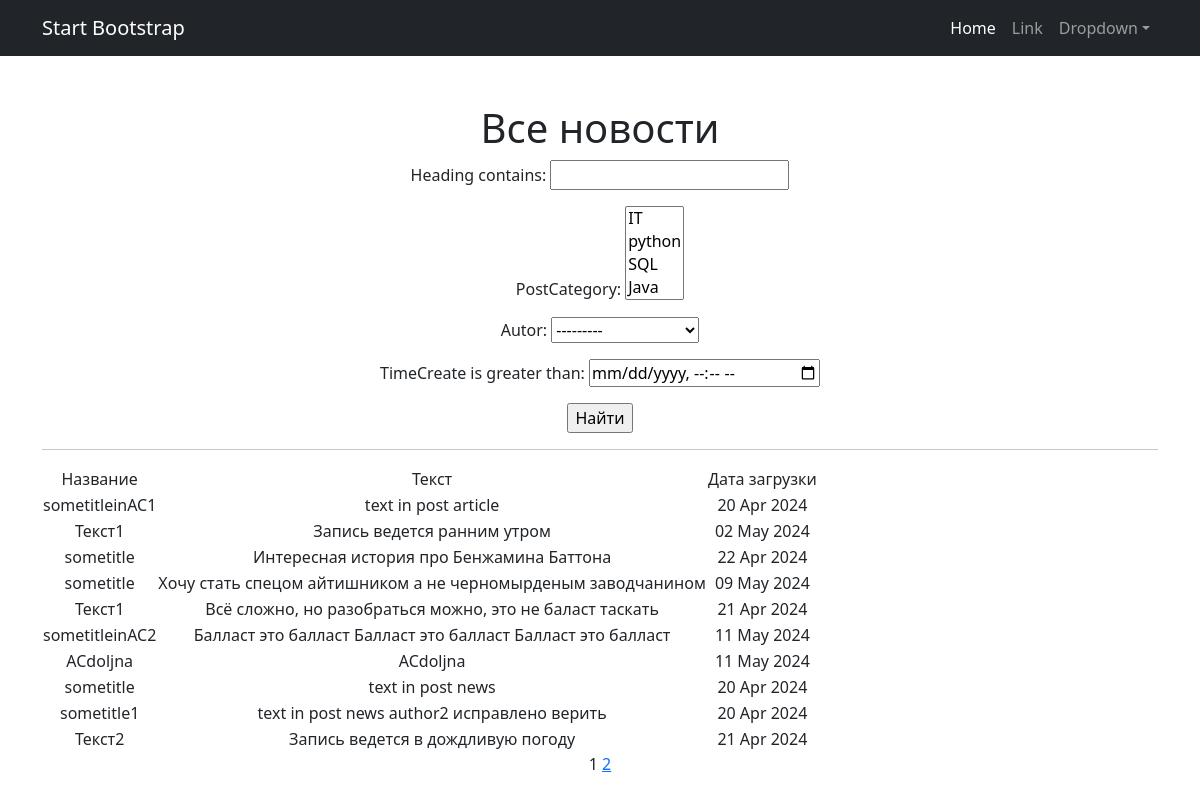
Page /news/search/ on the earlier database version.
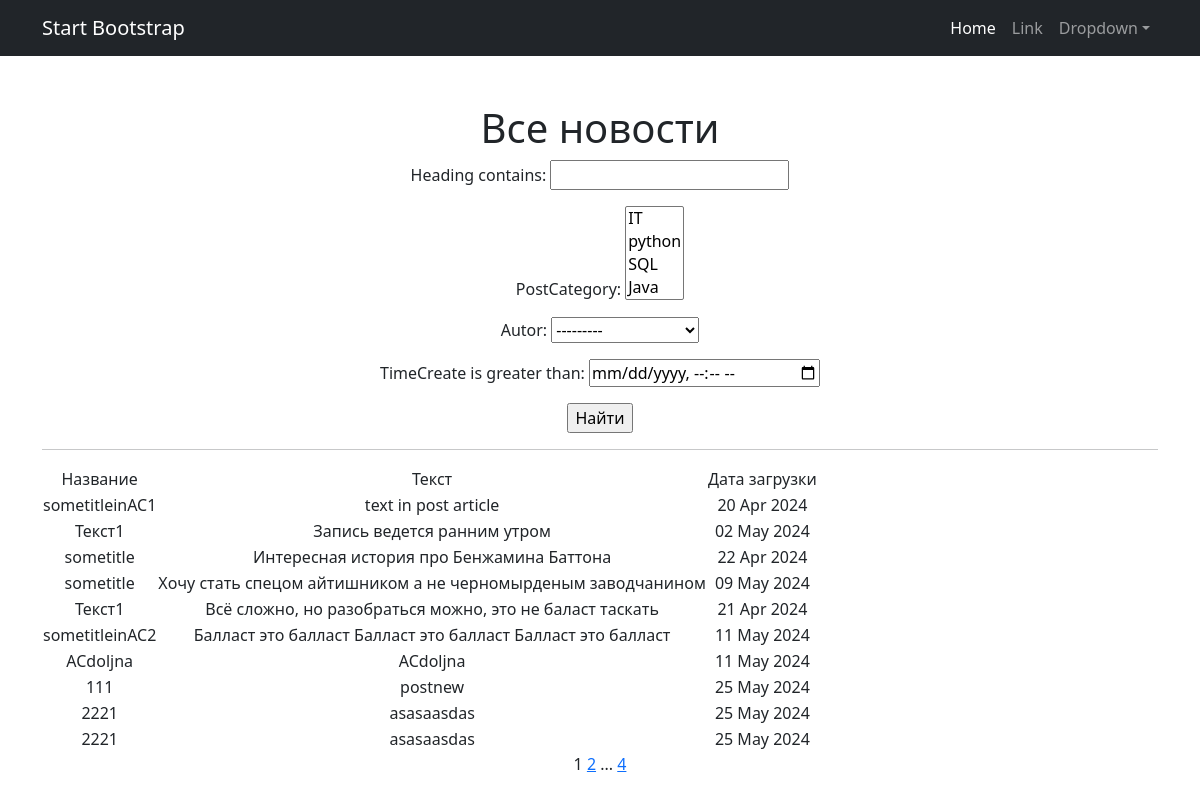
Same page on the later database version.
### news/models.py (models this page shows, shortened)
class Post(models.Model):
    autor = models.ForeignKey(Author, on_delete=models.CASCADE)
    news = 'NW'
    article = "AC"
    NamePost = [
        (news, 'новость'),
        (article, 'статья')
    ]
    namePost = models.CharField(max_length=2, choices=NamePost, default='NW')
    timeCreate = models.DateTimeField(auto_now_add=True)
    postCategory = models.ManyToManyField(Category, through="PostCategory")
    heading = models.CharField(max_length=128)
    textPost = models.TextField()
    rating = models.IntegerField(default=0)

### news/views.py (the view)
# urls.py: path('search/',PostSearch.as_view(), name='search'),
class PostSearch(ListView):
    model = Post
    ordering = 'namePost'
    template_name = 'search.html'
    context_object_name = 'Posts'
    paginate_by = 10
    def get_queryset(self):
        queryset=super().get_queryset()
        self.filterset = PostFilter(self.request.GET, queryset)
        return self.filterset.qs
    def get_context_data(self, **kwargs):
        context = super().get_context_data(**kwargs)
        context['filterset'] = self.filterset
        return context

### news/models.py (called while the page is built)
    def __str__(self):
        return self.category

### templates/search.html (shortened to what this page needs)
{% extends 'flatpages/default.html' %}
{% load custom_tags %}
{% block content %}
   <h1>Все новости</h1>
   <form action="" method="get">
       {{ filterset.form.as_p }}
       <input type="submit" value="Найти" />
   </form>
   <hr>
   {% if Posts %}
       <table>
           <tr>
               <td>Название</td>
               <td>Текст</td>
               <td>Дата загрузки</td>
           </tr>
           {% for Post in Posts %}
           <tr>
               <td>{{ Post.heading}}</td>
               <td>{{ Post.textPost}}</td>
               <td>{{ Post.timeCreate|date:'d M Y' }}</td>
           </tr>
           {% endfor %}
       </table>
   {% else %}
       <h2>Новостей нет!</h2>!
   {% endif %}
    {{page_obj.number}}
   {% if page_obj.has_next %}
       <a href="?page={{ page_obj.next_page_number }}">{{ page_obj.next_page_number }}</a>
       {% if paginator.num_pages != page_obj.next_page_number %}
           ...
           <a href="?page={{ page_obj.paginator.num_pages }}">{{ page_obj.paginator.num_pages }}</a>
       {% endif %}
   {% endif %}
{% endblock content %}

Differences in the rows shown:
no longer on this page (row unchanged): Post: heading "sometitle", textPost "text in post news", timeCreate "20 Apr 2024"
no longer on this page (row unchanged): Post: heading "sometitle1", textPost "text in post news author2 исправлено верить", timeCreate "20 Apr 2024"
no longer on this page (row unchanged): Post: heading "Текст2", textPost "Запись ведется в дождливую погоду", timeCreate "21 Apr 2024"
added Post: heading "111", textPost "postnew", timeCreate "25 May 2024"
added Post: heading "2221", textPost "asasaasdas", timeCreate "25 May 2024"
added Post: heading "2221", textPost "asasaasdas", timeCreate "25 May 2024"
Other differences:
{{ page_obj.paginator.num_pages }}: (not shown) → "4"
